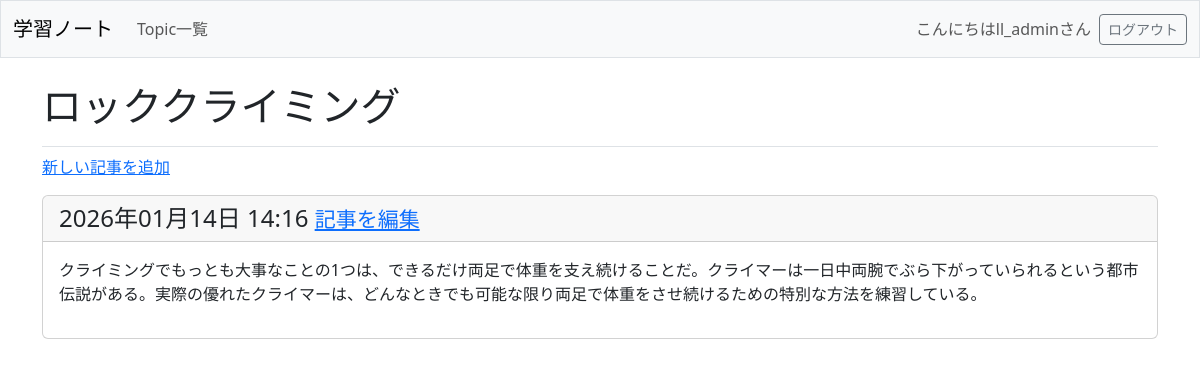
Page /topics/2 (signed in) on the committed database.
### learning_logs/models.py (models this page shows, shortened)
class Topic(models.Model):
    text = models.CharField(max_length=200)
    date_added = models.DateTimeField(auto_now_add=True)
    owner = models.ForeignKey(User, on_delete=models.CASCADE)

class Entry(models.Model):
    topic = models.ForeignKey(Topic, on_delete=models.CASCADE)
    text = models.TextField()
    date_added = models.DateTimeField(auto_now_add=True)
    class Meta:
        verbose_name_plural = 'entries'

### learning_logs/views.py (the view)
# urls.py: path('topics/<int:topic_id>', views.topic, name='topic'),
@login_required
def topic(request, topic_id):
    topic = Topic.objects.get(id=topic_id)
    if topic.owner != request.user:
        raise Http404
    entries = topic.entry_set.order_by('-date_added')
    context = {'topic': topic, 'entries': entries}
    return render(request, 'learning_logs/topic.html', context)

### learning_logs/templates/learning_logs/topic.html
{% extends "learning_logs/base.html" %}
{% block page_header %}
  <h1>{{ topic.text }}</h1>
{% endblock page_header %}
{% block content %}
  <p>
    <a href="{% url 'learning_logs:new_entry' topic.id %}">新しい記事を追加</a>
  </p>
    {% for entry in entries %}
      <div class="card mb-3">
        <h4 class="card-header">
          {{ entry.date_added|date:'Y年m月d日 H:i' }}
          <small><a href="{% url 'learning_logs:edit_entry' entry.id %}">
            記事を編集</a></small>
        </h4>
        <div class="card-body">{{ entry.text|linebreaks }}</div>
      </div>
    {% empty %}
      <p>Topicはまだ作成されていません。</p>
    {% endfor %}
{% endblock content %}

### learning_logs/templates/learning_logs/base.html (shortened to what this page needs)
<!DOCTYPE html>
<html lang="ja">
<head>
  {% load django_bootstrap5 %}
  {% bootstrap_css %}
</head>
<body>
  <nav class="navbar navbar-expand-md navbar-light bg-light mb-4 border">
    <div class="container-fluid">
      <a class="navbar-brand" href="{% url 'learning_logs:index' %}" >
        学習ノート
      </a>
    <div class="collapse navbar-collapse" id="navbarCollapse">
      <ul class="navbar-nav me-auto mb-2 mb-md-0">
        <li class="nav-item">
          <a class="nav-link" href="{% url 'learning_logs:topics' %}">
            Topic一覧</a></li>
      </ul>
      <ul class="navbar-nav ms-auto mb-2 mb-md-0">
        {% if user.is_authenticated %}
          <li class="nav-item">
            <span class="navbar-text me-2">こんにちは{{ user.username }}さん
              </span></li>
        {% endif %}
      </ul>
      {% if user.is_authenticated %}
        <form action="{% url 'accounts:logout' %}" method="post">
          <button name="submit" class="btn btn-outline-secondary btn-sm">
              ログアウト</button>
        </form>
      {% endif %}
    </div>
    </div>
  </nav>
  <main class="container">
    <div class="pb-2 mb-2 border-bottom">
      {% block page_header %}{% endblock page_header %}
    </div>
    <div>
      {% block content %}{% endblock content %}
    </div>
  </main>
</body>
</html>

### rows in the picture
Topic: text "ロッククライミング"
Entry: date_added "2026年01月14日 14:16", text "クライミングでもっとも大事なことの1つは、できるだけ両足で体重を支え続けることだ。クライマーは一日中両腕でぶら下がっていられるという都市伝説がある。実際の優れたクライマーは、どんなときでも可能な限り両足で体重をさせ続けるための特別な方法を練習している。"

### other values in the picture
{{ user.username }} "ll_admin"
